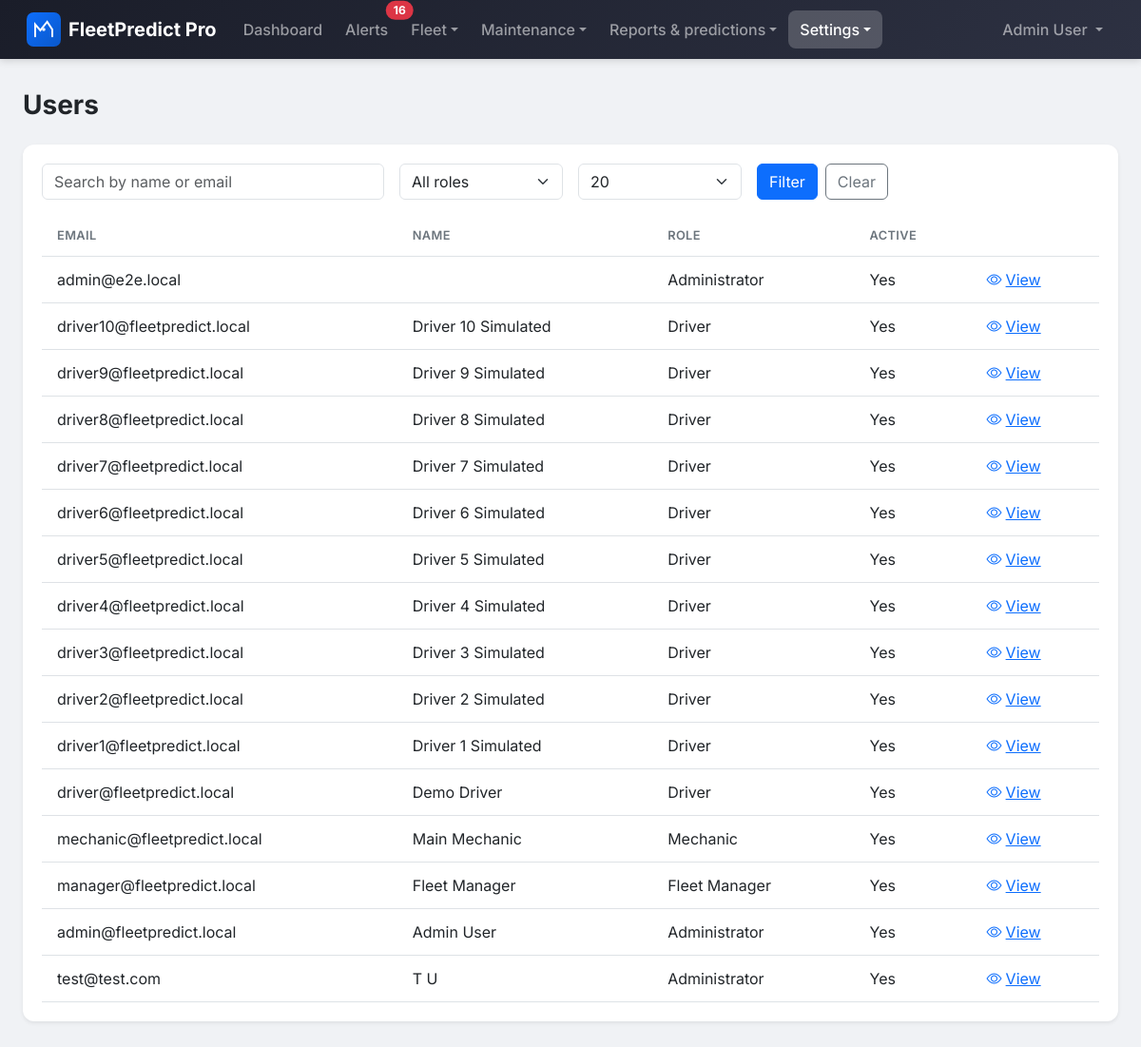
Before: /users/ (signed in) with the older database file.
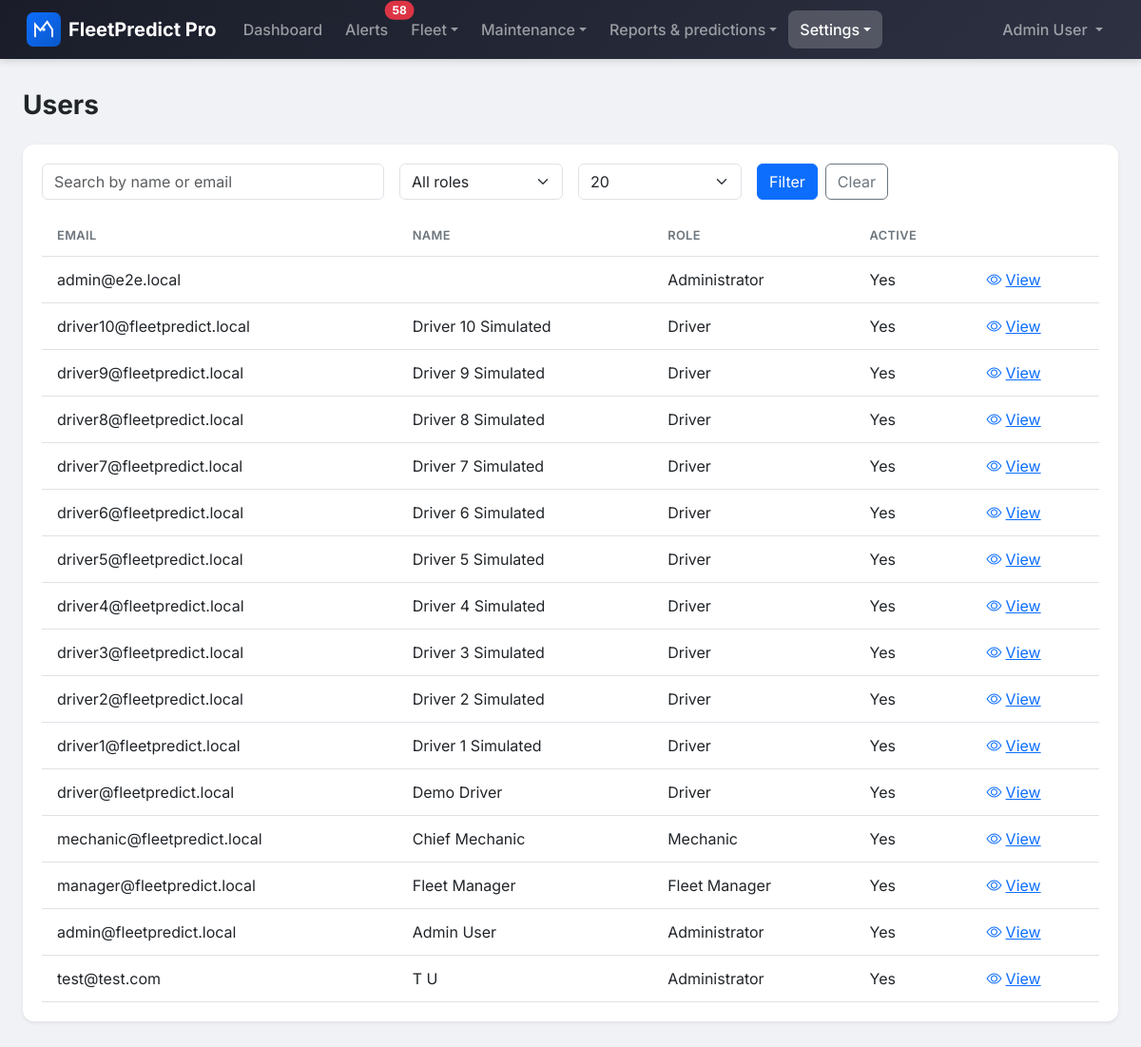
After: the same page with the newer database file.
### apps/users/models.py (models this page shows, shortened)
class User(AbstractBaseUser, PermissionsMixin):
    class Role(models.TextChoices):
        ADMINISTRATOR = 'administrator', 'Administrator'
        FLEET_MANAGER = 'fleet_manager', 'Fleet Manager'
        MECHANIC = 'mechanic', 'Mechanic'
        DRIVER = 'driver', 'Driver'
    email = models.EmailField(unique=True)
    first_name = models.CharField(max_length=150)
    last_name = models.CharField(max_length=150)
    role = models.CharField(
        max_length=20,
        choices=Role.choices,
        default=Role.DRIVER
    )
    is_active = models.BooleanField(default=True)
    is_staff = models.BooleanField(default=False)
    date_joined = models.DateTimeField(default=timezone.now)
    last_login = models.DateTimeField(null=True, blank=True)
    objects = UserManager()
    USERNAME_FIELD = 'email'
    REQUIRED_FIELDS = ['first_name', 'last_name']
    class Meta:
        verbose_name = 'User'
        verbose_name_plural = 'Users'
        ordering = ['-date_joined']
    def get_full_name(self):
        return f'{self.first_name} {self.last_name}'.strip()
    @property
    def is_driver(self):
        return self.role == self.Role.DRIVER
    def can_manage_vehicles(self):
        return self.role in [self.Role.ADMINISTRATOR, self.Role.FLEET_MANAGER]
    def can_manage_maintenance(self):
        return self.role in [
            self.Role.ADMINISTRATOR,
            self.Role.FLEET_MANAGER,
            self.Role.MECHANIC
        ]
    def can_view_reports(self):
        return self.role in [self.Role.ADMINISTRATOR, self.Role.FLEET_MANAGER]
    def can_manage_platform(self):
        return self.role == self.Role.ADMINISTRATOR

### apps/users/views.py (the view)
# urls.py: path('users/', views.UserListView.as_view(), name='user_list'),
class UserListView(LoginRequiredMixin, AdminRequiredMixin, ListView):
    model = User
    template_name = 'users/user_list.html'
    context_object_name = 'users'
    paginate_by = 20
    def get_paginate_by(self, queryset):
        per = self.request.GET.get('per_page', '20')
        if per in ('10', '20', '50'):
            return int(per)
        return 20
    def get_queryset(self):
        queryset = User.objects.all()
        role = self.request.GET.get('role')
        if role:
            queryset = queryset.filter(role=role)
        search = self.request.GET.get('search')
        if search:
            queryset = queryset.filter(
                Q(email__icontains=search) |
                Q(first_name__icontains=search) |
                Q(last_name__icontains=search)
            )
        return queryset
    def get_context_data(self, **kwargs):
        context = super().get_context_data(**kwargs)
        context['roles'] = User.Role.choices
        return context

### apps/users/views.py (called while the page is built)
    def test_func(self):
        return self.request.user.is_authenticated and self.request.user.can_manage_platform()

### fleetpredict/context_processors.py (called while the page is built)
def alerts_unread_count(request):
    out = {'alerts_unread_count': 0}
    if not getattr(request, 'user', None) or not request.user.is_authenticated:
        return out
    user = request.user
    vehicle_ids = Vehicle.objects.filter(is_deleted=False)
    if user.is_driver:
        vehicle_ids = vehicle_ids.filter(assigned_driver=user)
    vehicle_ids = list(vehicle_ids.values_list('id', flat=True))
    if not vehicle_ids:
        return out
    out['alerts_unread_count'] = VehicleAlert.objects.filter(
        vehicle_id__in=vehicle_ids,
        read_at__isnull=True,
    ).count()
    return out

### templates/users/user_list.html (shortened to what this page needs)
{% extends "base.html" %}
{% load fp_extras %}
{% block content %}
<div class="d-flex flex-wrap justify-content-between align-items-center gap-2 mb-4">
  <h2 class="page-title mb-0">Users</h2>
</div>
<div class="card card-fp">
  <div class="card-body">
    <form method="get" class="row g-3 mb-3">
      <div class="col-md-4">
        <input type="text" name="search" id="id_search" class="form-control" placeholder="Search by name or email" value="{{ request.GET.search }}">
      </div>
      <div class="col-md-2">
        <select name="role" id="id_role_filter" class="form-select" aria-label="Filter by role">
          <option value="">All roles</option>
        </select>
      </div>
      <div class="col-md-2">
        <select name="per_page" id="id_per_page" class="form-select" aria-label="Results per page">
          <option value="20" {% if request.GET.per_page == '20' or not request.GET.per_page %}selected{% endif %}>20</option>
        </select>
      </div>
      <div class="col-md-4 d-flex gap-2 align-items-end">
        <button type="submit" class="btn btn-primary">Filter</button>
        <a href="{% url 'users:user_list' %}" class="btn btn-outline-secondary">Clear</a>
      </div>
    </form>
    <div class="fp-table-wrap table-responsive">
      <table class="table table-fp table-hover">
        <thead>
          <tr>
            <th>Email</th>
            <th>Name</th>
            <th>Role</th>
            <th>Active</th>
            <th></th>
          </tr>
        </thead>
        <tbody>
          {% for u in users %}
          <tr>
            <td>{{ u.email }}</td>
            <td>{{ u.get_full_name }}</td>
            <td>{{ u.get_role_display }}</td>
            <td>{% if u.is_active %}Yes{% else %}No{% endif %}</td>
            <td><a href="{% url 'users:user_detail' u.pk %}"><i class="bi bi-eye me-1"></i>View</a></td>
          </tr>
          {% empty %}
          <tr><td colspan="5">No users found.</td></tr>
          {% endfor %}
        </tbody>
      </table>
    </div>
  </div>
</div>
{% endblock %}

### templates/base.html (shortened to what this page needs)
{% load static %}
<!DOCTYPE html>
<html lang="en">
<head>
    <link href="https://cdn.jsdelivr.net/npm/bootstrap@5.3/dist/css/bootstrap.min.css" rel="stylesheet">
    <link rel="stylesheet" href="https://cdn.jsdelivr.net/npm/bootstrap-icons@1.11.3/font/bootstrap-icons.min.css">
    <link href="{% static 'css/styles.css' %}" rel="stylesheet">
</head>
<body>
    <nav class="navbar navbar-expand-lg navbar-dark navbar-fp">
        <div class="container-fluid">
            <a class="navbar-brand" href="{% url 'dashboard:index' %}">
                <img src="{% static 'img/logo.svg' %}" alt="" class="fp-logo"> <span>FleetPredict Pro</span>
            </a>
            <div class="collapse navbar-collapse" id="navbarNav">
                <ul class="navbar-nav me-auto">
                    {% if user.is_authenticated %}
                    <li class="nav-item">
                        <a class="nav-link {% if request.resolver_match.namespace == 'dashboard' and request.resolver_match.url_name == 'index' %}active{% endif %}" href="{% url 'dashboard:index' %}">Dashboard</a>
                    </li>
                    <li class="nav-item">
                        <a class="nav-link position-relative {% if request.resolver_match.url_name == 'alerts' %}active{% endif %}" href="{% url 'dashboard:alerts' %}">Alerts{% if alerts_unread_count %}<span class="position-absolute top-0 start-100 translate-middle badge rounded-pill bg-danger">{{ alerts_unread_count }}</span>{% endif %}</a>
                    </li>
                    {% if user.can_manage_vehicles %}
                    <li class="nav-item dropdown">
                        <a class="nav-link dropdown-toggle {% if request.resolver_match.namespace == 'vehicles' %}active{% endif %}" href="#" id="navFleet" role="button" data-bs-toggle="dropdown" aria-expanded="false">Fleet</a>
                    </li>
                    {% else %}
                    <li class="nav-item">
                        <a class="nav-link {% if request.resolver_match.namespace == 'vehicles' %}active{% endif %}" href="{% url 'vehicles:vehicle_list' %}">Vehicles</a>
                    </li>
                    {% endif %}
                    <li class="nav-item dropdown">
                        <a class="nav-link dropdown-toggle " href="#" id="navMaintenance" role="button" data-bs-toggle="dropdown" aria-expanded="false">Maintenance</a>
                    </li>
                    {% if user.can_view_reports %}
                    <li class="nav-item dropdown">
                        <a class="nav-link dropdown-toggle " href="#" id="navReports" role="button" data-bs-toggle="dropdown" aria-expanded="false">Reports &amp; predictions</a>
                    </li>
                    {% endif %}
                    {% if user.can_manage_vehicles or user.can_manage_platform %}
                    <li class="nav-item dropdown">
                        <a class="nav-link dropdown-toggle {% if request.resolver_match.url_name == 'alertrule_list' or request.resolver_match.url_name == 'compliance_list' or request.resolver_match.url_name == 'vehicletype_list' or request.resolver_match.url_name == 'user_list' or request.resolver_match.url_name == 'auditlog_list' %}active{% endif %}" href="#" id="navSettings" role="button" data-bs-toggle="dropdown" aria-expanded="false">Settings</a>
                    </li>
                    {% endif %}
                    {% endif %}
                </ul>
                <ul class="navbar-nav">
                    {% if user.is_authenticated %}
                    <li class="nav-item dropdown">
                        <a class="nav-link dropdown-toggle" href="#" id="userDropdown" role="button" data-bs-toggle="dropdown" aria-expanded="false">
                            {{ user.get_full_name|default:user.email }}
                        </a>
                    </li>
                    {% endif %}
                </ul>
            </div>
        </div>
    </nav>
    <main class="container-fluid" id="main-content">
        {% block content %}{% endblock %}
    </main>
</body>
</html>

Changed rows visible on the page:
changed User "mechanic@fleetpredict.local": get_full_name "Main Mechanic" → "Chief Mechanic"
Other visible differences:
{{ alerts_unread_count }}: "16" → "58"
